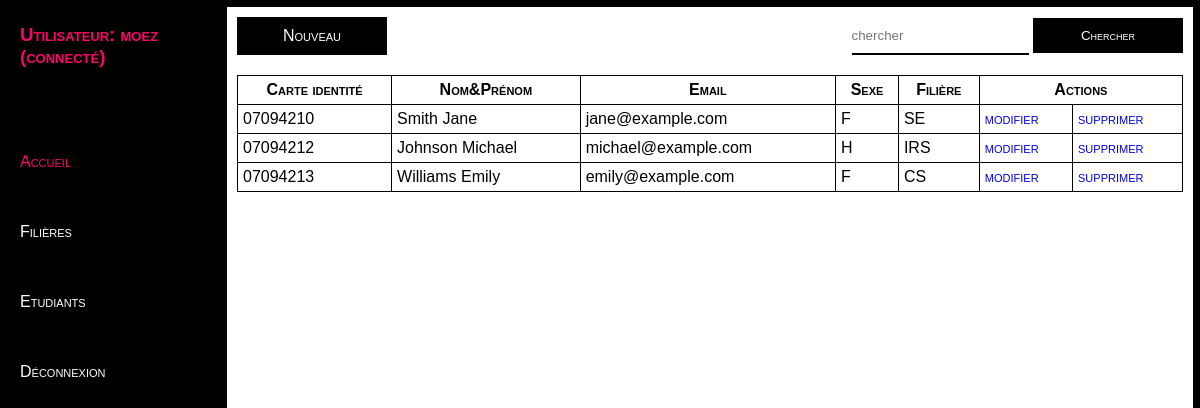
Screenshot of /projects/etudiant.php (signed in) with the database file from the repository.
### tables this page shows
CREATE TABLE student (
    numcin INT(8) UNSIGNED ZEROFILL PRIMARY KEY NOT NULL,
    nom VARCHAR(50) NOT NULL,
    prenom VARCHAR(50) NOT NULL,
    email VARCHAR(50) UNIQUE NOT NULL,
    sexe CHAR(1) CHECK (sexe IN ('H', 'F')),
    classe INT NOT NULL,
    FOREIGN KEY (classe) REFERENCES filiere(idFiliere)
);

CREATE TABLE filiere (
    idFiliere INT PRIMARY KEY AUTO_INCREMENT,
	codeFiliere VARCHAR(10) NOT NULL,
    libFiliere VARCHAR(255) NOT NULL
);

### projects/etudiant.php (the view, shortened to what this page needs)
<?php
require_once 'connexion.php';
$search = "";
$query = "SELECT numcin,nom, prenom, sexe, email, codeFiliere,classe FROM student s , filiere f
where f.idFiliere = s.classe
and(numcin LIKE '%$search%' OR nom LIKE '%$search%' OR prenom LIKE '%$search%' OR email LIKE '%$search%')";
$res = mysqli_query($con, $query);
$count = mysqli_num_rows($res);
?>
<!DOCTYPE html>
<html lang="fr">
<head>
    <link rel="stylesheet" href="css/style.css">
</head>
<body>
<div class="principal">
<?php require_once 'menu.php'; ?>
<div class="content">
<div class="top">
	<a href ="addEtudiant.php">Nouveau</a>
	<div class="search">
	<form method="GET">
        <input type="text" name="search" placeholder="chercher">
        <button type="submit">Chercher</button>
    </form>
	</div>
</div>
<table>
	<tr>
		<th>Carte identité</th>
		<th>Nom&Prénom</th>
		<th>Email</th>
		<th>Sexe</th>
		<th>Filière</th>
		<th colspan="2">Actions</th>
	</tr>
	<?php
	if ($count>0)
    {
	while ($rows = mysqli_fetch_assoc($res))
	{
	?>
		<tr>
			<td><?php echo $rows['numcin']; ?></td>
			<td><?php echo $rows['nom'].' '.$rows['prenom']; ?></td>
			<td><?php echo $rows['email']; ?></td>
			<td><?php echo $rows['sexe']; ?></td>
			<td><?php echo $rows['codeFiliere']; ?></td>
			<td>
			<a onclick="return confirm('Etes-vous sûr de vouloir modifier cet étudiant')"
			href="updateEtudiant.php?
			cin=<?php echo $rows['numcin'] ?>
			&nom=<?php echo $rows['nom']?>
			&prenom=<?php echo $rows['prenom']?>
			&email=<?php echo $rows['email']?>
			&sexe=<?php echo $rows['sexe']?>
			&classe=<?php echo $rows['classe']?>">modifier</a>
			</td>
			<td>
			<a onclick="return confirm('Etes-vous sûr de vouloir supprimer cet étudiant')"
			href="deleteEtudiant.php?cin=<?php echo $rows['numcin'] ?>">supprimer</a>
			</td>
		</tr>
    <?php
	}
	}
	else
		echo "<tr><td colspan='7'><h4>Aucun étudiant</h4></td></tr>";
	?>
</table>
</div>
</body>
</html>

### projects/css/style.css (style rules this page uses)
* { padding: 0; margin: 0; text-decoration: none; list-style: none; scroll-behavior: smooth; box-sizing: border-box; }
:root { --clair:#fff; --dark:#000; --gray:#555; --rose:#fc036b; --graylight:#777; }
html { font-family:'arial'; overflow-x: hidden; }
h1,h2,h3,button,a,label,span,th { font-variant: small-caps; }
.principal { display:flex; }
.content { border:7px solid; flex-grow:1; padding:10px; margin:0 auto; display: flex; align-items: center; flex-direction: column; height:100vh; }
table { border-collapse:collapse; width:100%; }
th,td { padding:5px; border:1px solid black; }
.top { display: flex; justify-content:space-between; align-items:center; margin-bottom:20px; width:100%; }
.top a, .top button { width:150px; padding:10px 0; background-color:black; color:white; border:none; text-align:center; transition: 0.7s; cursor: pointer; }
.top input { padding:10px 0; border:none; border-bottom:2px solid; }

### rows the page displays
student: numcin "07094210", nom "Smith", prenom "Jane", email "jane@example.com", sexe "F", classe.codeFiliere "SE"
student: numcin "07094212", nom "Johnson", prenom "Michael", email "michael@example.com", sexe "H", classe.codeFiliere "IRS"
student: numcin "07094213", nom "Williams", prenom "Emily", email "emily@example.com", sexe "F", classe.codeFiliere "CS"

### other values shown
$login "moez"
